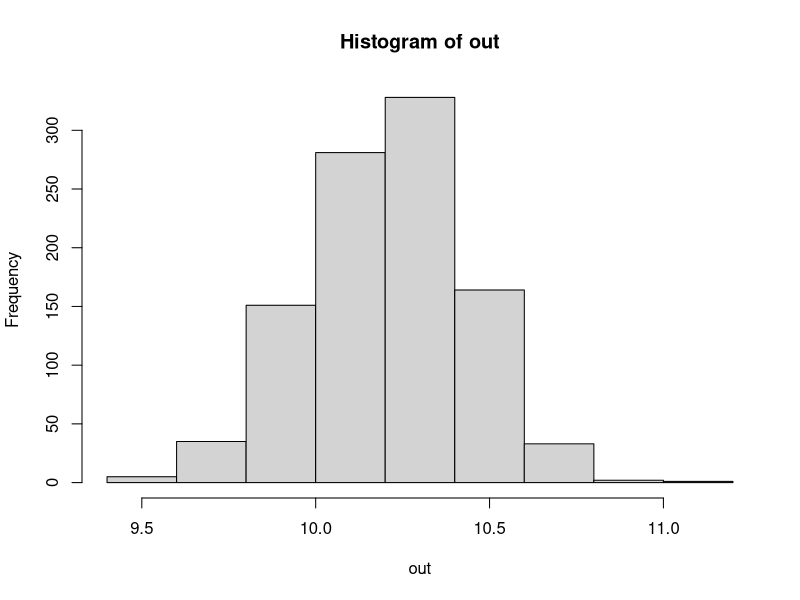
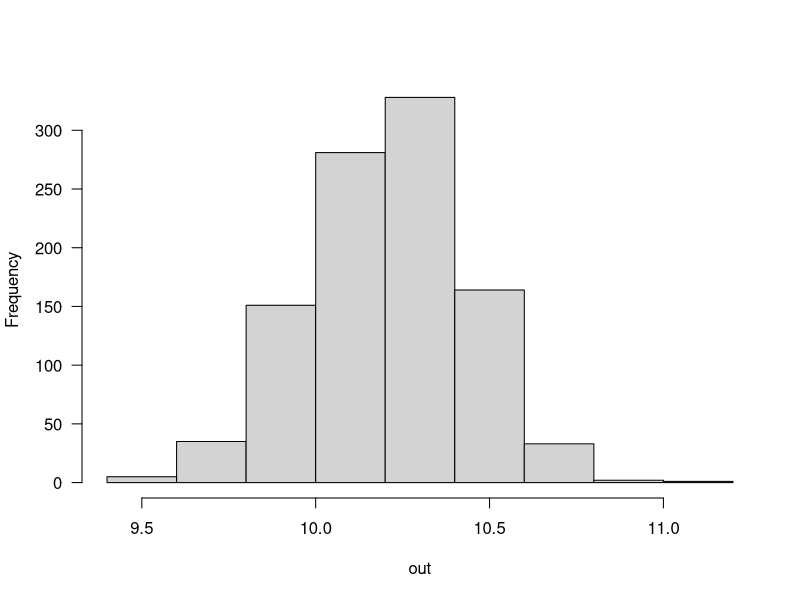
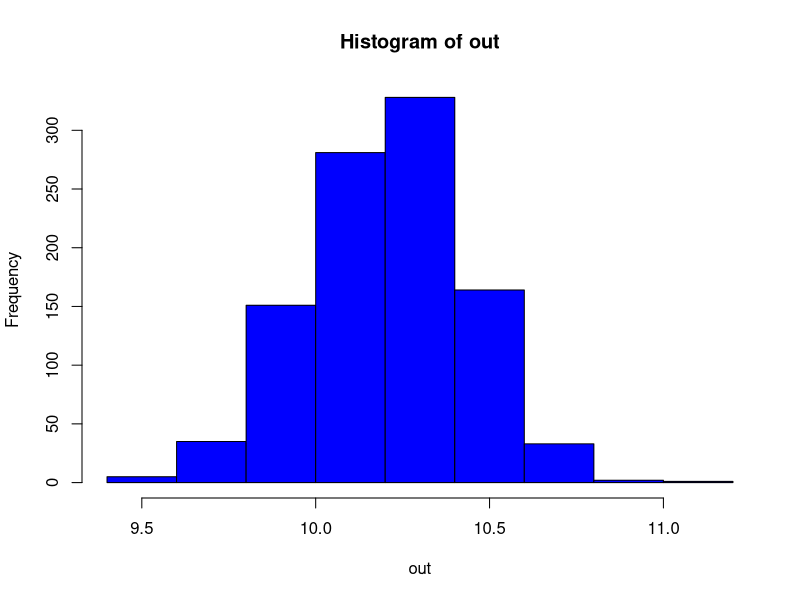
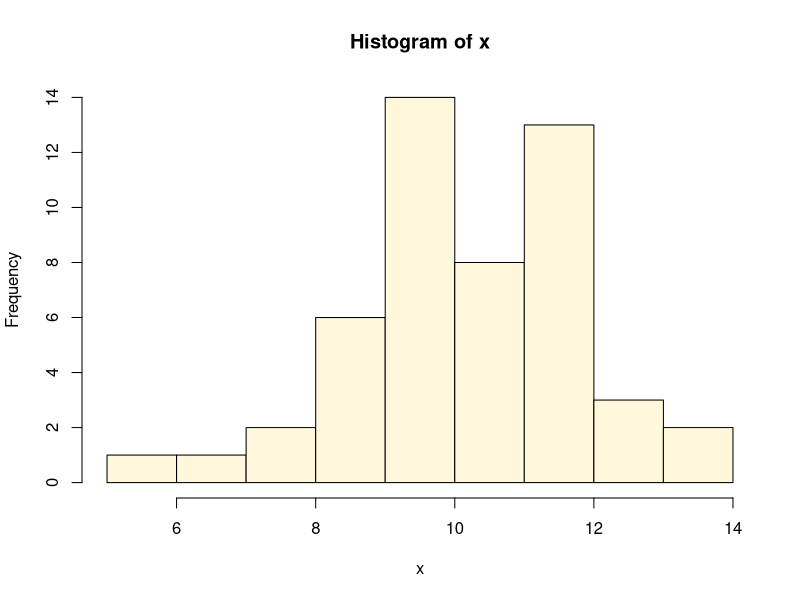

Write the R code that produced these figures, in order.
## ---- chunk 1
set.seed(1)
#set.seed - you can reproduce data, unique key for data to be used in other computer and for other users
x = rnorm(50, 10, 2)
#rnorm creates random normal data (50numbers, 10 is the means of the data set, 2 stand dev of the data set)
#Test
se_x = sqrt(var(x)/length(x))
#standar error of the data
out = NULL
y = mean(x)
z = sd(x)
#sd - formula for standard deviation
CV <- z/y
log (1.1/1)
-log(1/1.1)
for(i in 1:1000){
  sample = sample(x, replace=TRUE)
  out[i] = mean(sample)
}
summary (out)
summary (x)
hist(out)
hist(out, las=1, main="")



## ---- chunk 2
summary (x)

## ---- chunk 3

hist(out, col="blue")

## ---- chunk 4
hist(x, col="cornsilk")
## ---- chunk 5
SDout <- sd(out)
se_x
quantile(out, c(0.025, 0.975))
rm(SD)
mean(x) - 1.96*se_x
mean(x) + 1.96*se_x

## ---- chunk 6
quantile(CV, c(0.025, 0.975))
## ---- chunk 7
lowervalue <- mean(x) - 1.96*se_x
rm(uppervalue)
uppervalue <- mean(x) + 1.96*se_x
SDx <- sd(x)
CV1 <- SDx/lowervalue
CV2 <- SDx/uppervalue
